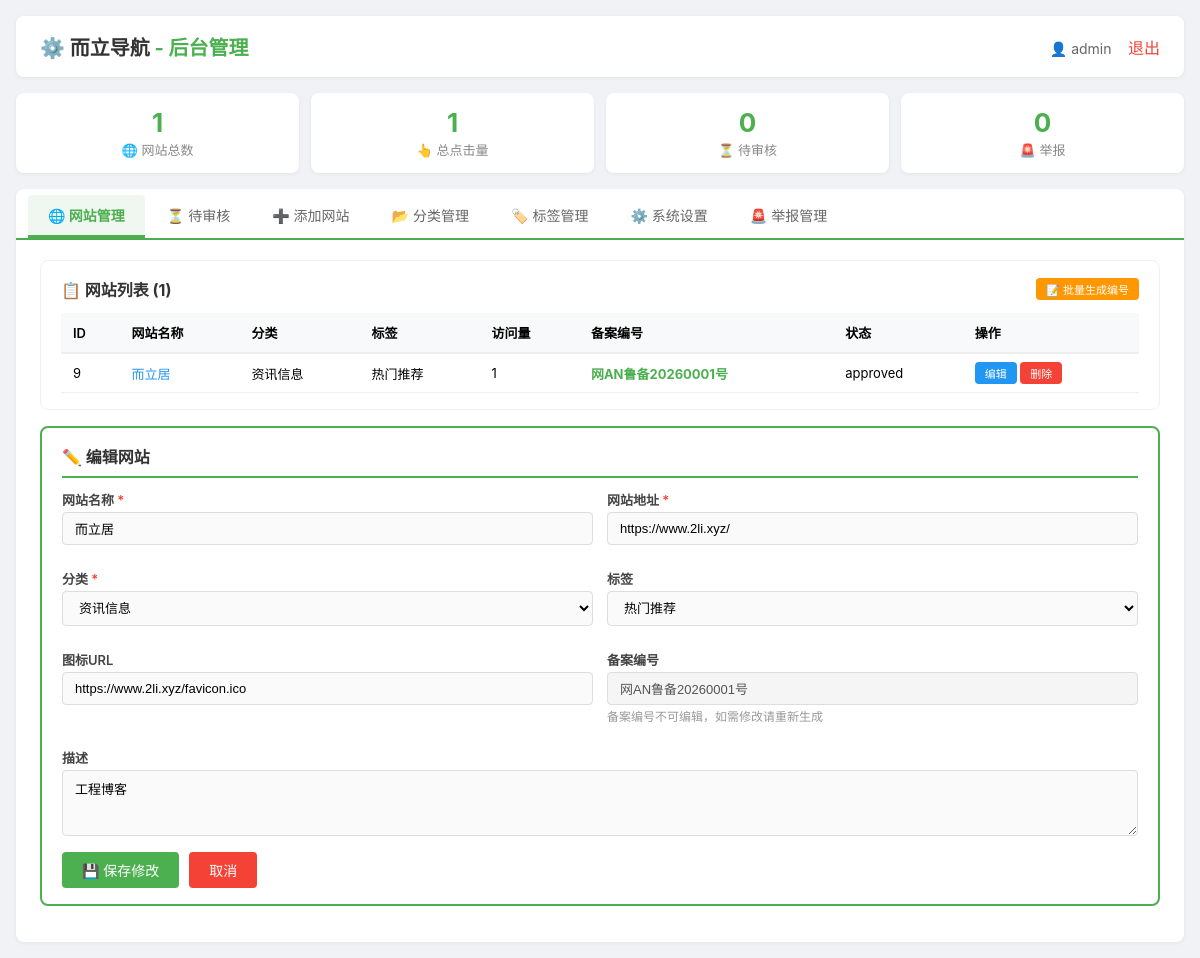
The page /admin.php?tab=sites&edit=9 (signed in) on the database its author committed.
### tables this page shows
CREATE TABLE files (
            id INTEGER PRIMARY KEY AUTOINCREMENT,
            name TEXT NOT NULL,
            url TEXT NOT NULL,
            description TEXT,
            category TEXT,
            tags TEXT,
            icon_url TEXT,
            clicks INTEGER DEFAULT 0,
            share_code TEXT UNIQUE,
            share_views INTEGER DEFAULT 0,
            share_created_at DATETIME,
            share_expire_at DATETIME,
            status TEXT DEFAULT 'approved',
            record_number TEXT,
            record_year TEXT,
            record_province TEXT,
            record_serial INTEGER DEFAULT 0,
            submitted_by TEXT,
            submitted_email TEXT,
            submitted_at DATETIME,
            icp_number TEXT,
            public_security_number TEXT,
            has_friend_link INTEGER DEFAULT 0,
            province_code TEXT,
            created_at DATETIME DEFAULT CURRENT_TIMESTAMP,
            updated_at DATETIME DEFAULT CURRENT_TIMESTAMP
        );

### config.php (called while the page is built, shortened)
<?php
function get_db() {
    global $_db_instance, $_db_initialized;
    if ($_db_instance === null) {
        try {
            $_db_instance = new PDO('sqlite:' . DB_FILE);
            $_db_instance->setAttribute(PDO::ATTR_ERRMODE, PDO::ERRMODE_EXCEPTION);
            $_db_instance->setAttribute(PDO::ATTR_DEFAULT_FETCH_MODE, PDO::FETCH_ASSOC);
        } catch (PDOException $e) {
            die("数据库连接失败: " . $e->getMessage());
        }
    }
    return $_db_instance;
}
function get_all_settings() {
    try {
        $db = get_db();
        $stmt = $db->query("SELECT * FROM settings");
        $settings = [];
        while ($row = $stmt->fetch(PDO::FETCH_ASSOC)) {
            $settings[$row['key']] = $row['value'];
        }
        return $settings;
    } catch (Exception $e) {
        return [];
    }
}

### functions.php (called while the page is built, shortened)
<?php
require_once 'config.php';
if (!function_exists('get_categories')) {
    function get_categories($type) {
        try {
            $db = get_db();
            $stmt = $db->prepare("SELECT * FROM categories WHERE type = ? ORDER BY sort_order ASC, name ASC");
            $stmt->execute([$type]);
            return $stmt->fetchAll(PDO::FETCH_ASSOC);
        } catch (Exception $e) {
            return [];
        }
    }
}
if (!function_exists('get_category_names')) {
    function get_category_names($type) {
        $items = get_categories($type);
        return array_column($items, 'name');
    }
}
if (!function_exists('get_nav_types')) {
    function get_nav_types() {
        return get_category_names('nav_type');
    }
}
if (!function_exists('get_nav_tags')) {
    function get_nav_tags() {
        return get_category_names('nav_tag');
    }
}

### admin.php (the view, shortened to what this page needs)
<?php
require_once 'config.php';
require_once 'functions.php';
$db = get_db();
$settings = get_all_settings();
$total_sites = $db->query("SELECT COUNT(*) FROM files")->fetchColumn();
$total_clicks = $db->query("SELECT SUM(clicks) FROM files")->fetchColumn() ?: 0;
$pending_count = $db->query("SELECT COUNT(*) FROM files WHERE status = 'pending'")->fetchColumn();
$total_reports = $db->query("SELECT COUNT(*) FROM reports WHERE status = 'pending'")->fetchColumn();
$nav_types = get_nav_types();
$nav_tags = get_nav_tags();
$items = $db->query("SELECT * FROM files ORDER BY created_at DESC")->fetchAll(PDO::FETCH_ASSOC);
$current_tab = isset($_GET['tab']) ? $_GET['tab'] : 'sites';
?>
<!DOCTYPE html>
<html lang="zh-CN">
<head>
</head>
<body>
    <div class="container">
        <div class="header">
            <div class="logo">⚙️ <span><?php echo htmlspecialchars($settings['site_name'] ?? '而立导航'); ?></span> - 后台管理</div>
            <div>
                <span class="user-info">👤 <?php echo htmlspecialchars($_SESSION['admin_username'] ?? '管理员'); ?></span>
                <a href="?logout=1" class="logout">退出</a>
            </div>
        </div>
        <div class="stats">
            <div class="stat"><div class="num"><?php echo $total_sites; ?></div><div class="label">🌐 网站总数</div></div>
            <div class="stat"><div class="num"><?php echo $total_clicks; ?></div><div class="label">👆 总点击量</div></div>
            <div class="stat"><div class="num <?php echo $pending_count > 0 ? 'warning' : ''; ?>"><?php echo $pending_count; ?></div><div class="label">⏳ 待审核</div></div>
            <div class="stat"><div class="num <?php echo $total_reports > 0 ? 'danger' : ''; ?>"><?php echo $total_reports; ?></div><div class="label">🚨 举报</div></div>
        </div>
        <div class="tabs">
            <a href="?tab=sites" class="<?php echo $current_tab == 'sites' ? 'active' : ''; ?>">🌐 网站管理</a>
            <a href="?tab=pending" class="<?php echo $current_tab == 'pending' ? 'active' : ''; ?>">⏳ 待审核 <?php if($pending_count > 0): ?><span class="badge"><?php echo $pending_count; ?></span><?php endif; ?></a>
            <a href="?tab=add" class="<?php echo $current_tab == 'add' ? 'active' : ''; ?>">➕ 添加网站</a>
            <a href="?tab=categories" class="<?php echo $current_tab == 'categories' ? 'active' : ''; ?>">📂 分类管理</a>
            <a href="?tab=tags" class="<?php echo $current_tab == 'tags' ? 'active' : ''; ?>">🏷️ 标签管理</a>
            <a href="?tab=settings" class="<?php echo $current_tab == 'settings' ? 'active' : ''; ?>">⚙️ 系统设置</a>
            <a href="?tab=reports" class="<?php echo $current_tab == 'reports' ? 'active' : ''; ?>">🚨 举报管理 <?php if($total_reports > 0): ?><span class="badge"><?php echo $total_reports; ?></span><?php endif; ?></a>
        </div>
        <div class="tab-content <?php echo $current_tab == 'sites' ? 'active' : ''; ?>" id="tab-sites">
            <div class="card">
                <div style="display:flex;justify-content:space-between;align-items:center;flex-wrap:wrap;gap:10px;margin-bottom:12px;">
                    <h3 style="margin:0;border:none;padding:0;">📋 网站列表 (<?php echo count($items); ?>)</h3>
                    <div style="display:flex;gap:8px;flex-wrap:wrap;">
                        <a href="?batch_generate=1" class="btn btn-warning btn-sm" onclick="return confirm('确定为所有未生成编号的网站批量生成备案编号吗？')">📝 批量生成编号</a>
                    </div>
                </div>
                <div class="table-wrapper">
                    <table>
                        <thead>
                            <tr>
                                <th>ID</th>
                                <th>网站名称</th>
                                <th>分类</th>
                                <th>标签</th>
                                <th>访问量</th>
                                <th>备案编号</th>
                                <th>状态</th>
                                <th>操作</th>
                            </tr>
                        </thead>
                        <tbody>
                            <?php if (empty($items)): ?>
                                <tr><td colspan="8" style="text-align:center;padding:30px;color:#999;">暂无数据</td></tr>
                            <?php else: ?>
                                <?php foreach ($items as $item): ?>
                                    <tr>
                                        <td><?php echo $item['id']; ?></td>
                                        <td>
                                            <a href="<?php echo htmlspecialchars($item['url']); ?>" target="_blank" style="color:#2196F3;text-decoration:none;"><?php echo htmlspecialchars($item['name']); ?></a>
                                        </td>
                                        <td><?php echo htmlspecialchars($item['category'] ?? '-'); ?></td>
                                        <td><?php echo htmlspecialchars($item['tags'] ?? '-'); ?></td>
                                        <td><?php echo $item['clicks'] ?? 0; ?></td>
                                        <td>
                                            <?php if (!empty($item['record_number'])): ?>
                                                <span style="color:#4CAF50;font-weight:bold;"><?php echo htmlspecialchars($item['record_number']); ?></span>
                                            <?php else: ?>
                                                <span style="color:#999;">未生成</span>
                                                <a href="?generate_number=<?php echo $item['id']; ?>&tab=sites" class="btn btn-warning btn-sm">生成</a>
                                            <?php endif; ?>
                                        </td>
                                        <td>
                                            <?php
                                            $status_map = [
                                                'approved' => '<span class="badge badge-success">已审核</span>',
                                                'pending' => '<span class="badge badge-warning">待审核</span>',
                                                'rejected' => '<span class="badge badge-danger">已拒绝</span>'
                                            ];
                                            echo $status_map[$item['status']] ?? $item['status'];
                                            ?>
                                        </td>
                                        <td>
                                            <a href="?tab=sites&edit=<?php echo $item['id']; ?>" class="btn btn-edit btn-sm">编辑</a>
                                            <a href="?delete=<?php echo $item['id']; ?>&tab=sites" class="btn btn-danger btn-sm" onclick="return confirm('确定删除该网站吗？此操作不可恢复！')">删除</a>
                                        </td>
                                    </tr>
                                <?php endforeach; ?>
                            <?php endif; ?>
                        </tbody>
                    </table>
                </div>
            </div>
            <?php if (isset($_GET['edit']) && is_numeric($_GET['edit'])):
                $edit_stmt = $db->prepare("SELECT * FROM files WHERE id = ?");
                $edit_stmt->execute([intval($_GET['edit'])]);
                $edit_item = $edit_stmt->fetch(PDO::FETCH_ASSOC);
                if ($edit_item):
            ?>
            <div class="card" style="border:2px solid #4CAF50;">
                <h3>✏️ 编辑网站</h3>
                <form method="post">
                    <div class="form-row">
                        <div class="form-group">
                            <label>网站名称 <span class="required">*</span></label>
                            <input type="text" name="edit_name" value="<?php echo htmlspecialchars($edit_item['name']); ?>" required>
                        </div>
                        <div class="form-group">
                            <label>网站地址 <span class="required">*</span></label>
                            <input type="url" name="edit_url" value="<?php echo htmlspecialchars($edit_item['url']); ?>" required>
                        </div>
                    </div>
                    <div class="form-row">
                        <div class="form-group">
                            <label>分类 <span class="required">*</span></label>
                            <select name="edit_category" required>
                                <?php foreach ($nav_types as $type): ?>
                                    <option value="<?php echo $type; ?>" <?php echo $edit_item['category'] == $type ? 'selected' : ''; ?>><?php echo $type; ?></option>
                                <?php endforeach; ?>
                            </select>
                        </div>
                        <div class="form-group">
                            <label>标签</label>
                            <select name="edit_tags">
                                <?php foreach ($nav_tags as $tag): ?>
                                    <option value="<?php echo $tag; ?>" <?php echo $edit_item['tags'] == $tag ? 'selected' : ''; ?>><?php echo $tag; ?></option>
                                <?php endforeach; ?>
                            </select>
                        </div>
                    </div>
                    <div class="form-row">
                        <div class="form-group">
                            <label>图标URL</label>
                            <input type="url" name="edit_icon_url" value="<?php echo htmlspecialchars($edit_item['icon_url'] ?? ''); ?>" placeholder="https://example.com/icon.png">
                        </div>
                        <div class="form-group">
                            <label>备案编号</label>
                            <input type="text" value="<?php echo htmlspecialchars($edit_item['record_number'] ?? '未生成'); ?>" disabled style="background:#f5f5f5;">
                            <small>备案编号不可编辑，如需修改请重新生成</small>
                        </div>
                    </div>
                    <div class="form-group">
                        <label>描述</label>
                        <textarea name="edit_description" rows="3"><?php echo htmlspecialchars($edit_item['description'] ?? ''); ?></textarea>
                    </div>
                    <div style="display:flex;gap:10px;flex-wrap:wrap;">
                        <button type="submit" class="btn btn-primary">💾 保存修改</button>
                        <a href="?tab=sites" class="btn btn-danger">取消</a>
                    </div>
                </form>
            </div>
            <?php endif; endif; ?>
        </div>
    </div>
</body>
</html>

### rows shown on the page
files: id "9", name "而立居", category "资讯信息", tags "热门推荐", clicks "1", record_number "网AN鲁备20260001号", status "approved", edit_name "而立居", edit_url "https://www.2li.xyz/", edit_category "资讯信息", edit_tags "热门推荐", edit_icon_url "https://www.2li.xyz/favicon.ico", edit_description "工程博客"

### other values the page prints
$settings['site_name'] "而立导航"
$_SESSION['admin_username'] "admin"
$total_sites "1"
$total_clicks "1"
$pending_count "0"
$total_reports "0"
count($items) "1"
